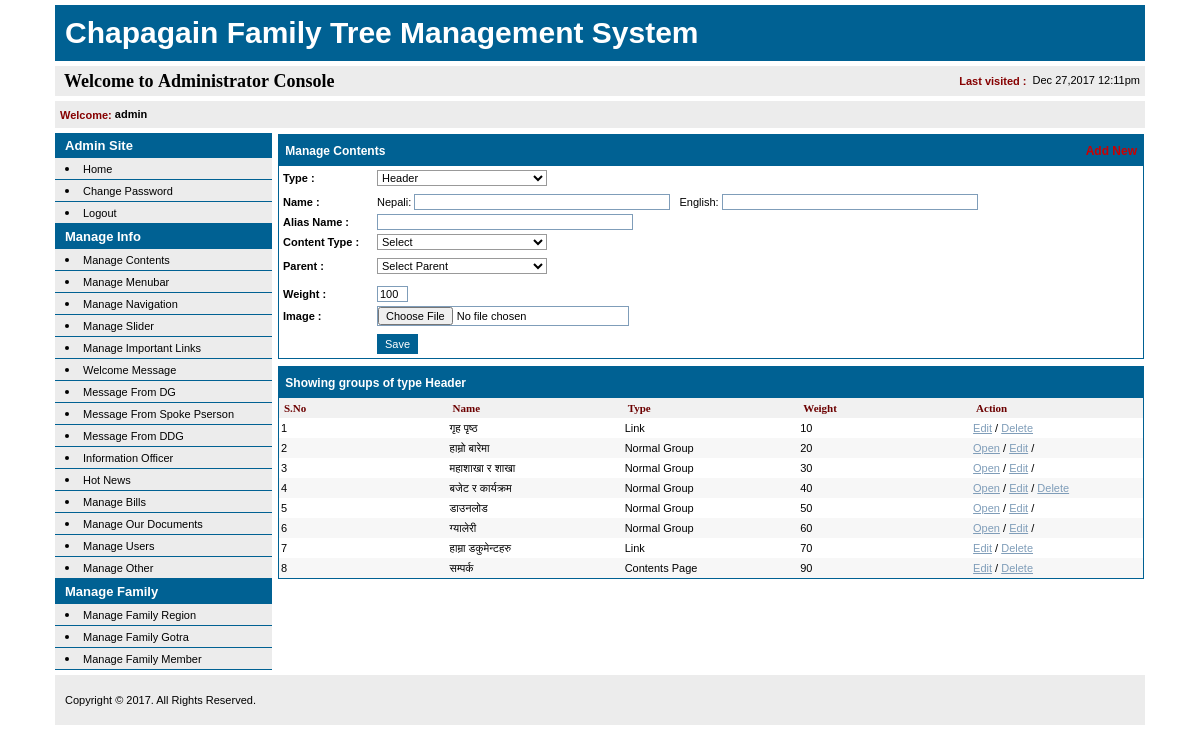
The app's page /admin/cms.php?groupType=Header (signed in) with its own data.
### tables this page shows
CREATE TABLE IF NOT EXISTS `groups` (
`id` int(11) NOT NULL,
  `name` varchar(250) NOT NULL DEFAULT '',
  `nameen` varchar(255) NOT NULL,
  `urlname` varchar(250) NOT NULL,
  `type` varchar(200) NOT NULL DEFAULT '',
  `parentId` int(11) NOT NULL DEFAULT '0',
  `shortcontents` text NOT NULL,
  `shortcontentsen` text NOT NULL,
  `contents` longtext NOT NULL,
  `contentsen` text NOT NULL,
  `linkType` varchar(255) NOT NULL DEFAULT '',
  `weight` int(11) NOT NULL DEFAULT '50',
  `hide` varchar(3) NOT NULL DEFAULT 'no',
  `onDate` date NOT NULL DEFAULT '0000-00-00',
  `image` varchar(250) NOT NULL DEFAULT '',
  `display` varchar(10) NOT NULL,
  `featured` varchar(3) NOT NULL DEFAULT '',
  `block` varchar(100) NOT NULL,
  `transportation` varchar(250) NOT NULL,
  `pageTitle` text NOT NULL,
  `pageKeyword` text NOT NULL,
  `activity` varchar(100) NOT NULL,
  `publish` varchar(3) NOT NULL
);

### admin/init.php (called while the page is built, shortened)
<?php
require_once("../data/conn.php");
require_once("../data/users.php");
require_once("../data/groups.php");
$conn 					= new Dbconn();
$groups					= new Groups();
require_once("../data/sqlinjection.php");
?>

### data/sqlinjection.php (called while the page is built, shortened)
<?php
function cleanQuery($string)
{
  if (phpversion() >= '4.3.0')
  {
    $string = mysql_real_escape_string($string);
  }
  else
  {
    $string = mysql_escape_string($string);
  }
  return $string;
}
?>

### data/groups.php (the view, shortened to what this page needs)
<?php
class Groups
{
	function getByParentId($parentId)
	{
		global $conn;
		$parentId = cleanQuery($parentId);
		$sql = "SElECT * FROM groups WHERE parentId = '$parentId' ORDER BY weight";
		$result = $conn->exec($sql);
		return $result;
	}
	function getByParentIdAndType($id, $type)
	{
		global $conn;
		$id = cleanQuery($id);
		$type = cleanQuery($type);
		$sql = "SElECT * FROM groups WHERE `type` = '$type' AND parentId = '$id' ORDER BY weight";
		$result = $conn->exec($sql);
		return $result;
	}
	function isDeletable($id)
	{
		global $conn;
		$result = $this->getByParentId($id);
		if ($conn->numRows($result) > 0)
			return false;
		return true;
	}
}
?>

### data/conn.php (called while the page is built, shortened)
<?php
	class Dbconn{
		var $links;
		function Dbconn(){
			$this->host = "localhost";
			$this->uname = "root";
			$this->psw = "";
			$this->dbname = "chapagain";
			$this->links = mysql_connect($this->host,$this->uname,$this->psw) or die("Sorry, couldnot connect to MySQL Server");
		}
		function exec($sqlMain){
			$result = mysql_query($sqlMain,$this->links) or die(mysql_error());
			return $result;
		}
		function numRows($result)
		{
			return mysql_num_rows($result);
		}
		function fetchArray($result)
		{
			return mysql_fetch_array($result);
		}
	}
?>

### data/groups.php (the view, shortened to what this page needs)
<?php
class Groups
{
	function getByParentId($parentId)
	{
		global $conn;
		$parentId = cleanQuery($parentId);
		$sql = "SElECT * FROM groups WHERE parentId = '$parentId' ORDER BY weight";
		$result = $conn->exec($sql);
		return $result;
	}
	function getByParentIdAndType($id, $type)
	{
		global $conn;
		$id = cleanQuery($id);
		$type = cleanQuery($type);
		$sql = "SElECT * FROM groups WHERE `type` = '$type' AND parentId = '$id' ORDER BY weight";
		$result = $conn->exec($sql);
		return $result;
	}
	function isDeletable($id)
	{
		global $conn;
		$result = $this->getByParentId($id);
		if ($conn->numRows($result) > 0)
			return false;
		return true;
	}
}
?>

### admin/grouplisting.php (shortened to what this page needs)
<table width="100%" border="0" cellspacing="0" cellpadding="2">
  <tr>
    <td colspan="5" class="heading2">
			&nbsp;<?php
			if ($parentId == 0)
			{
				echo "Showing groups of type " . $selectedGroupType;
			}
			else
			{
				echo "Sub groups of " . $groups->getNameById($parentId, "en") . " of type " . $selectedGroupType;
			}
			?>    </td>
  </tr>
  <tr bgcolor="#F1F1F1">
    <td class="tahomabold11">S.No</td>
    <td class="tahomabold11">Name</td>
    <td class="tahomabold11">Type</td>
    <td class="tahomabold11">Weight</td>
    <td class="tahomabold11">Action</td>
  </tr>
  <?php
	$counter = 0;
	if ($parentId == 0)
	{
		if(!empty($selectedGroupType))
		$result = $groups->getByParentIdAndType(0, $selectedGroupType);
	}
	else
	{
		$result = $groups->getByParentId($parentId);
	}
	while ($result && $row = $conn->fetchArray($result))
	{
		$counter++;
	?>
  <tr <?php if ($counter % 2 == 0) { echo "bgcolor='#F7F7F7'";} ?>>
    <td valign="top"><?php echo $counter; ?></td>
    <td valign="top"><?php echo $row['name']; ?></td>
    <td valign="top"><?php echo $row['linkType']; ?></td>
    <td valign="top"><?php echo $row['weight']; ?></td>
    <td valign="top"><?php
		if ($withOpen)
		{
			if ($row['linkType'] == "Normal Group")
			{
			?>
      <a href="<?php echo $pagename; ?>?parentId=<?php echo $row['id']; ?>&groupType=<?php echo $row['type']; ?>&open">Open</a> /
      <?php
    	}
		}
		if ($withEdit)
		{
			$link = $pagename ."?id=" . $row['id'];
			$link .= "&parentId=" . $row['parentId'];
			$link .= "&groupType=" . $row['type'];
			?>
      <a href="<?php echo $link; ?>">Edit</a> /
      <?php
		}
		if ($withDelete)
		{
			if ($groups->isDeletable($row['id']) || $row['linkType'] == "Video Gallery" || $row['linkType'] == "Gallery")
			{
			?>
      <a href="#" onclick="delete_confirmation('manage_cms.php?id=<?php echo $row['id']; ?><?php if(isset($_GET['parentId'])){ ?>&parentId=<?php echo $_GET['parentId']; } ?>&groupType=<?php echo $row['type'];?>&delete');">Delete</a>
      <?php
			}
		}
    ?>    </td>
  </tr>
  <?php
	}
	?>
</table>

### css/admin.css (style rules this page uses)
html, body { margin: 0; padding: 0; cursor: default; font-family: Tahoma, Arial, Verdana, Helvetica, sans-serif; font-size:11px; color:#000000; line-height:16px; }
.heading2 { font-size: 12px; font-weight: bold; height:25px; text-align:left; color:#FFFFFF; background-color:#006193; padding:3px; }
a, a:link, a:active, a:visited { color: #7F9DB9; text-decoration: underline; }
.tahomabold11 { font-family: Tahoma; font-size: 11px; font-weight: bold; color:#6C0000; text-align:left; padding-left:5px; width:246px; }

### records on screen
groups: name "गृह पृष्‍ठ", linkType "Link", weight "10"
groups: name "हाम्रो बारेमा", linkType "Normal Group", weight "20"
groups: name "महाशाखा र शाखा", linkType "Normal Group", weight "30"
groups: name "बजेट र कार्यक्रम", linkType "Normal Group", weight "40"
groups: name "डाउनलोड", linkType "Normal Group", weight "50"
groups: name "ग्यालेरी", linkType "Normal Group", weight "60"
groups: name "हाम्रा डकुमेन्टहरु", linkType "Link", weight "70"
groups: name "सम्पर्क", linkType "Contents Page", weight "90"

### other values on screen
PAGE_TITLE "Chapagain Family Tree Management System"
$_SESSION['sessUsername'] "admin"
$selectedGroupType "Header"
form field groupType "Header"
